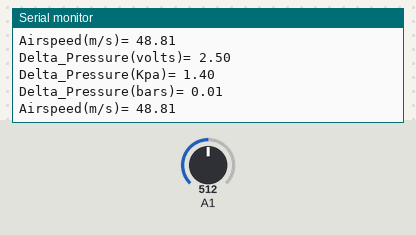
Bench run of a sketch on a simulated Arduino Uno, built with avr-gcc and run on an emulated ATmega328P. On the bench: the last lines printed to the serial monitor. The test bench sets the inputs (shaded band); at power-on: A1 = 512.

Above: at 1.8 s.
1.9 s: A1 set to 236
At 2.9 s:
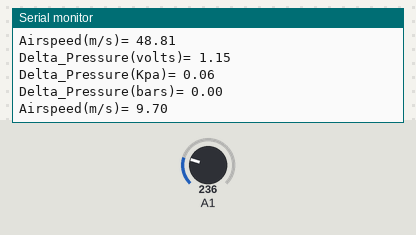
3.4 s: A1 set to 216
At 5.0 s:
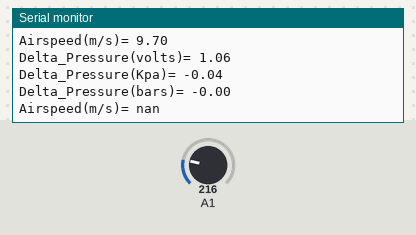
Timing chart, 0 to 6.5 s (numbered marks = the images above; inputs shaded):
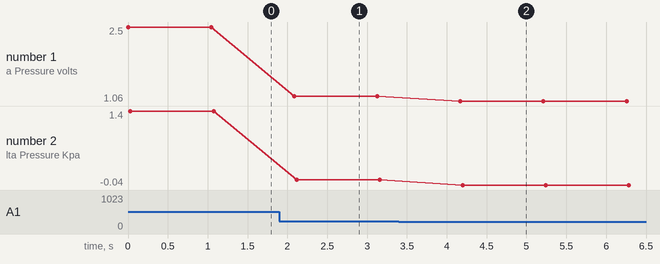

Measured:
- the behaviour switches between 225 and 224 on A1 (found by bisection; images 1 and 2)
- after the input at 1.9 s, the serial monitor: prints a new line after 0.19 s (image 1)
- after the input at 3.4 s, the serial monitor: prints a new line after 0.77 s (image 2)
- plotted number 1: 2.5 → 1.15 after the input at 1.9 s, 1.15 → 1.06 after the input at 3.4 s
- plotted number 2: 1.4 → 0.06 after the input at 1.9 s, 0.06 → -0.04 after the input at 3.4 s

The sketch:

Pitot_Module_V2.ino
```cpp
void setup() {
    Serial.begin(9600);
}

void loop(){
  float speed_mps;
  Update_PitotSpeed(&speed_mps);
  delay (1000);
}

float Update_PitotSpeed(float *Pitotspeed_mps){
    //int DeltaP_Voltage = map (analogRead(A1), 0, 1023, 0, 5); //Gets differental pressure voltage
    float DeltaP_Voltage = ((float)analogRead(A1)/1023.00) * 5.00;
    //float DeltaP_kpa = (DeltaP_Voltage+0.5) /(0.2*5); // Returns a value in Kpa
    float DeltaP_kpa = (DeltaP_Voltage-(1.0)-(0.025*3.92))/(1.0) ;
    float DeltaP_bars = DeltaP_kpa * 0.01; //Get value in milibars
    *Pitotspeed_mps = sqrt ((2.0 * (DeltaP_kpa*1000))/1.1792);

    Serial.print("Delta_Pressure(volts)= ");  Serial.println(DeltaP_Voltage);
    Serial.print("Delta_Pressure(Kpa)= ");    Serial.println(DeltaP_kpa);
    Serial.print("Delta_Pressure(bars)= ");   Serial.println(DeltaP_bars); //1Kpa = 0.01bars
    Serial.print("Airspeed(m/s)= ");          Serial.println(*Pitotspeed_mps);
}
```
